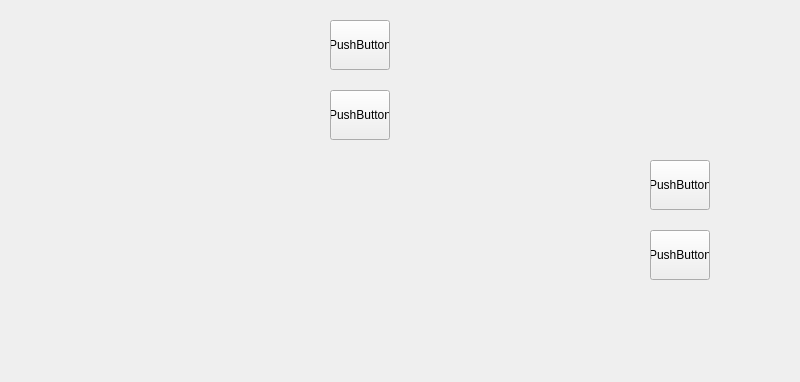
<?xml version="1.0" encoding="UTF-8"?>
<ui version="4.0">
 <class>MainWidget</class>
 <widget class="QWidget" name="MainWidget">
  <property name="geometry">
   <rect>
    <x>0</x>
    <y>0</y>
    <width>800</width>
    <height>382</height>
   </rect>
  </property>
  <property name="font">
   <font>
    <family>Arial</family>
   </font>
  </property>
  <property name="windowTitle">
   <string>MainWidget</string>
  </property>
  <widget class="ScrollingLabel" name="scrollingText_1" native="true">
   <property name="geometry">
    <rect>
     <x>50</x>
     <y>20</y>
     <width>250</width>
     <height>50</height>
    </rect>
   </property>
   <property name="font">
    <font>
     <family>Arial</family>
     <pointsize>12</pointsize>
    </font>
   </property>
  </widget>
  <widget class="ScrollingLabel" name="scrollingText_2" native="true">
   <property name="geometry">
    <rect>
     <x>50</x>
     <y>90</y>
     <width>250</width>
     <height>50</height>
    </rect>
   </property>
   <property name="font">
    <font>
     <family>Arial</family>
     <pointsize>12</pointsize>
     <italic>true</italic>
    </font>
   </property>
  </widget>
  <widget class="ScrollingLabel" name="scrollingText_3" native="true">
   <property name="geometry">
    <rect>
     <x>50</x>
     <y>160</y>
     <width>570</width>
     <height>50</height>
    </rect>
   </property>
   <property name="font">
    <font>
     <family>Arial</family>
     <pointsize>12</pointsize>
     <bold>false</bold>
    </font>
   </property>
  </widget>
  <widget class="ScrollingLabel" name="scrollingText_4" native="true">
   <property name="geometry">
    <rect>
     <x>50</x>
     <y>230</y>
     <width>570</width>
     <height>50</height>
    </rect>
   </property>
   <property name="font">
    <font>
     <family>Arial</family>
     <pointsize>12</pointsize>
     <italic>true</italic>
     <bold>true</bold>
    </font>
   </property>
  </widget>
  <widget class="QPushButton" name="pushButton_1">
   <property name="geometry">
    <rect>
     <x>330</x>
     <y>20</y>
     <width>60</width>
     <height>50</height>
    </rect>
   </property>
   <property name="text">
    <string>PushButton</string>
   </property>
  </widget>
  <widget class="QPushButton" name="pushButton_2">
   <property name="geometry">
    <rect>
     <x>330</x>
     <y>90</y>
     <width>60</width>
     <height>50</height>
    </rect>
   </property>
   <property name="text">
    <string>PushButton</string>
   </property>
  </widget>
  <widget class="QPushButton" name="pushButton_3">
   <property name="geometry">
    <rect>
     <x>650</x>
     <y>160</y>
     <width>60</width>
     <height>50</height>
    </rect>
   </property>
   <property name="text">
    <string>PushButton</string>
   </property>
  </widget>
  <widget class="QPushButton" name="pushButton_4">
   <property name="geometry">
    <rect>
     <x>650</x>
     <y>230</y>
     <width>60</width>
     <height>50</height>
    </rect>
   </property>
   <property name="text">
    <string>PushButton</string>
   </property>
  </widget>
 </widget>
 <customwidgets>
  <customwidget>
   <class>ScrollingLabel</class>
   <extends>QWidget</extends>
   <header location="global">ScrollingLabel/scrollinglabel.h</header>
   <container>1</container>
  </customwidget>
 </customwidgets>
 <resources/>
 <connections/>
</ui>
